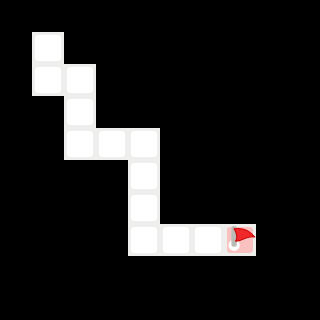

A level layout from a 2D game, rendered from its tile map. Below: a short description, then the map file with its tile-grid data intact:
An orthogonal 10x10 tile map with 32x32 px tiles, 1 tile layer (Calque de Tuiles 1).

<map version="1.5" tiledversion="1.7.0" orientation="orthogonal" renderorder="right-down" width="10" height="10" tilewidth="32" tileheight="32" infinite="0" nextlayerid="4" nextobjectid="2">
 <editorsettings>
  <export target="lvl8.csv" format="csv" />
 </editorsettings>
 <tileset firstgid="1" source="vbot_tilemap.tsx" />
 <layer id="1" name="Calque de Tuiles 1" width="10" height="10">
  <data encoding="csv">
4,4,4,4,4,4,4,4,4,4,
4,1,4,4,4,4,4,4,4,4,
4,1,1,4,4,4,4,4,4,4,
4,4,1,4,4,4,4,4,4,4,
4,4,1,1,1,4,4,4,4,4,
4,4,4,4,1,4,4,4,4,4,
4,4,4,4,1,4,4,4,4,4,
4,4,4,4,1,1,1,2,4,4,
4,4,4,4,4,4,4,4,4,4,
4,4,4,4,4,4,4,4,4,4
</data>
 </layer>
</map>
